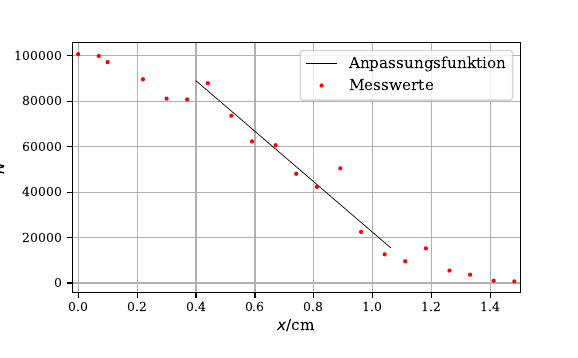

Write Python code to recreate this figure.
import matplotlib; matplotlib.use('agg')
import matplotlib.pyplot as plt
import numpy as np
from scipy.optimize import curve_fit
from uncertainties import ufloat
from scipy.constants import mu_0
import math

#Holt Werte aus Textdatei
#U, a = np.genfromtxt('kehr.txt', unpack=True)
x =[0,0.07,0.1,0.22,0.3,0.37,0.44,0.52,0.59,0.67,0.74,0.81,0.89,0.96,1.04,1.11,1.18,1.26,1.33,1.41,1.48]
N = np.array([100641,99843,97151,89611,81133,80746,87899,73592,62289,60611,48074,42297,50444,22476,12618,9582,15223,5477,3671,1024,723])


y =[0.44,0.52,0.59,0.67,0.74,0.81,0.89,0.96,1.04]
M = np.array([87899,73592,62289,60611,48074,42297,50444,22476,12618 ])

#Definiert Funktion mit der ihr fitten wollt (hier eine Gerade)
def f(y, A, B):
   return A*y + B

#Erstellt linspace von Bereich, in dem Ausgleichsfunktion erstellt wird
x_plot = np.linspace(0.4,1.06, 400)
#Fittet
params, covariance_matrix = curve_fit(f, y, M)
errors = np.sqrt(np.diag(covariance_matrix))
#Plottet Fit
plt.plot(x_plot, f(x_plot, *params), 'k-', label='Anpassungsfunktion', linewidth=0.5)
#Gibt berechnete Parameter aus
print(params)
print(np.sqrt(np.diag(covariance_matrix)))
#Formatiert etws schöner
plt.gcf().subplots_adjust(bottom=0.18)
#Plot eurer eigentlichen Messwerte
plt.plot(x , N, 'r.', label='Messwerte', Markersize=4)
plt.xlim(-0.0,1.5)
plt.legend()
plt.grid()
plt.xlabel(r'$x/$cm')
plt.ylabel(r'$N$')
plt.savefig('plot2.pdf')

